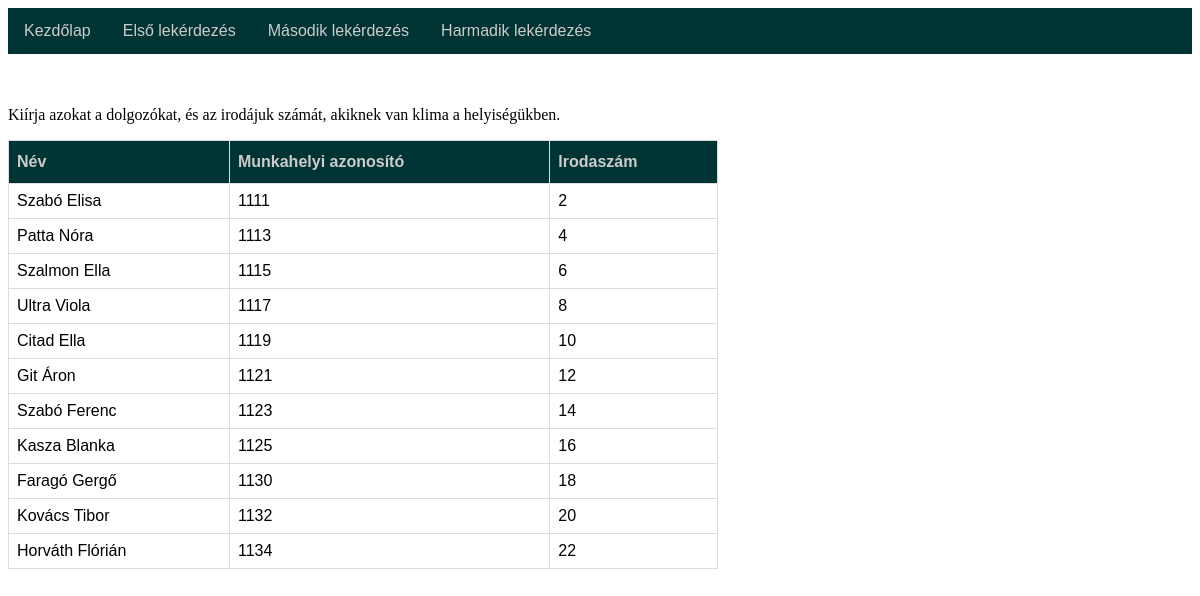
Screenshot of /lekerdezes2.php with the database file from the repository.
### lekerdezes2.php (the view, shortened to what this page needs)
<?php
	$conn = mysqli_connect('localhost', 'root', '') or die ("Hibás csatlakozás!");
	if( mysqli_select_db($conn, 'munkahely')){
		$sql = "SELECT CONCAT(vezeteknev, ' ', keresztnev) AS nev, munkahelyi_azonosito, irodaszam FROM `dolgozó` WHERE irodaszam in (SELECT irodaszam FROM helyiség WHERE klima='van')";
		$res = mysqli_query($conn, $sql) or die ('Hibás utasitás!');
	} else {
		die("Nem sikerünt a csatlakozás!");
	}
?>
<!DOCTYPE html>
<html>
<head>
</head>
<body>
<ul class="nav">
			<li><a href="index.php">Kezdőlap</a></li>
			<li><a href="lekerdezes1.php">Első lekérdezés</a></li>
			<li><a href="lekerdezes2.php">Második lekérdezés</a></li>
			<li><a href="lekerdezes3.php">Harmadik lekérdezés</a></li>
	</ul>
	<br><br>
	<p>Kiírja azokat a dolgozókat, és az irodájuk számát, akiknek van klima a helyiségükben.</p>
<table id="table">
		<tr>
			<th>Név</th>
			<th>Munkahelyi azonosító</th>
			<th>Irodaszám</th>
		</tr>
		<?php
		while ( ($current_row = mysqli_fetch_assoc($res))!= null) {
			?>
        <tr>
        	<td><?php echo $current_row["nev"]; ?></td>
        	<td><?php echo $current_row["munkahelyi_azonosito"]; ?></td>
        	<td><?php echo $current_row["irodaszam"]; ?></td>
        </tr>
    <?php
		}
	?>
    </table>
</body>
</html>

### lekerdezes2.php (style rules this page uses)
#table { font-family: Arial, Helvetica, sans-serif; border-collapse: collapse; width: 60%; }
#table td, #table th { border: 1px solid #ddd; padding: 8px; }
#table th { padding-top: 12px; padding-bottom: 12px; text-align: left; background-color: #003333; color: #cccccc; }
ul { list-style-type: none; margin: 0; padding:0; overflow: hidden; background-color: #003333; }
li { float: left; }
li a { font-family: Arial, Helvetica, sans-serif; display: block; color: #cccccc; text-align: center; padding: 14px 16px; text-decoration: none; }

### rows the page displays
dolgozó: nev "Szabó Elisa", munkahelyi_azonosito "1111", irodaszam "2"
dolgozó: nev "Patta Nóra", munkahelyi_azonosito "1113", irodaszam "4"
dolgozó: nev "Szalmon Ella", munkahelyi_azonosito "1115", irodaszam "6"
dolgozó: nev "Ultra Viola", munkahelyi_azonosito "1117", irodaszam "8"
dolgozó: nev "Citad Ella", munkahelyi_azonosito "1119", irodaszam "10"
dolgozó: nev "Git Áron", munkahelyi_azonosito "1121", irodaszam "12"
dolgozó: nev "Szabó Ferenc", munkahelyi_azonosito "1123", irodaszam "14"
dolgozó: nev "Kasza Blanka", munkahelyi_azonosito "1125", irodaszam "16"
dolgozó: nev "Faragó Gergő", munkahelyi_azonosito "1130", irodaszam "18"
dolgozó: nev "Kovács Tibor", munkahelyi_azonosito "1132", irodaszam "20"
dolgozó: nev "Horváth Flórián", munkahelyi_azonosito "1134", irodaszam "22"
